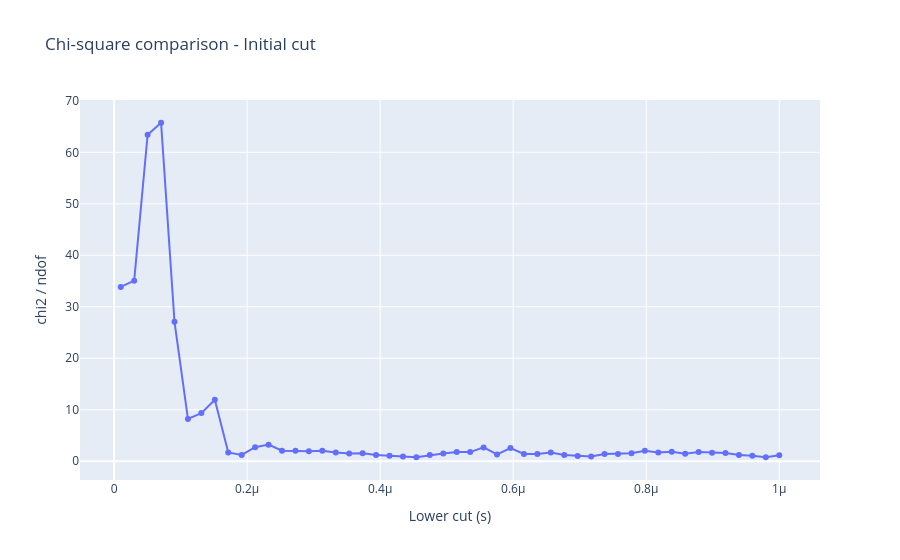
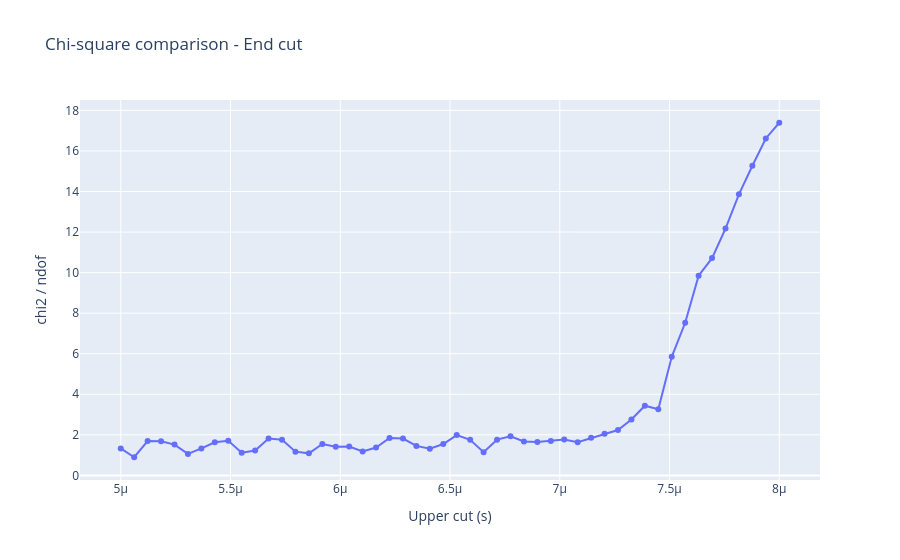
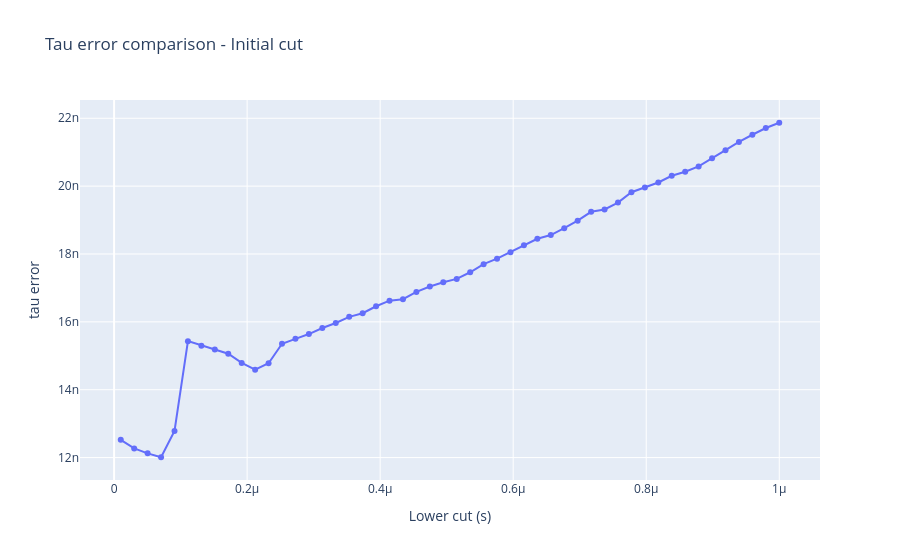

Notebook code for these charts, in order:
### Code cell
x_cuts = np.linspace(*start_cut_range, num=len(chiListIni))

fig_chi = go.Figure()
fig_chi.add_trace(go.Scatter(x=x_cuts, y=chiListIni, mode="lines+markers", name="chiListIni"))
fig_chi.update_layout(
    title="Chi-square comparison - Initial cut",
    xaxis_title="Lower cut (s)",
    yaxis_title="chi2 / ndof",
)
fig_chi.show()
x_cuts = np.linspace(*end_cut_range, num=len(chiListIni))
fig_chi_end = go.Figure()
fig_chi_end.add_trace(go.Scatter(x=x_cuts, y=chiListEnd, mode="lines+markers", name="chiListEnd"))
fig_chi_end.update_layout(
    title="Chi-square comparison - End cut",
    xaxis_title="Upper cut (s)",
    yaxis_title="chi2 / ndof",
)
fig_chi_end.show()

x_cuts = np.linspace(*start_cut_range, num=len(errListIni))

fig_tau_err = go.Figure()
fig_tau_err.add_trace(go.Scatter(x=x_cuts, y=errListIni, mode="lines+markers", name="errListIni"))
fig_tau_err.update_layout(
    title="Tau error comparison - Initial cut",
    xaxis_title="Lower cut (s)",
    yaxis_title="tau error",
)
fig_tau_err.show()

x_cuts = np.linspace(*end_cut_range, num=len(errListEnd))
fig_tau_err_end = go.Figure()
fig_tau_err_end.add_trace(go.Scatter(x=x_cuts, y=errListEnd, mode="lines+markers", name="errListEnd"))
fig_tau_err_end.update_layout(
    title="Tau error comparison - End cut",
    xaxis_title="Upper cut (s)",
    yaxis_title="tau error",
)
fig_tau_err_end.show()

### Figure 1 — Plotly figure (JSON) as saved in the notebook; plotly's stock layout.template omitted (floating-point values rounded to 4 significant figures)
{"data": [{"mode": "lines+markers", "name": "chiListIni", "type": "scatter", "x": [1e-06, 9.798e-07, 9.596e-07, 9.394e-07, 9.192e-07, 8.99e-07, 8.788e-07, 8.586e-07, 8.384e-07, 8.182e-07, 7.98e-07, 7.778e-07, 7.576e-07, 7.373e-07, 7.171e-07, 6.969e-07, 6.767e-07, 6.565e-07, 6.363e-07, 6.161e-07, 5.959e-07, 5.757e-07, 5.555e-07, 5.353e-07, 5.151e-07, 4.949e-07, 4.747e-07, 4.545e-07, 4.343e-07, 4.141e-07, 3.939e-07, 3.737e-07, 3.535e-07, 3.333e-07, 3.131e-07, 2.929e-07, 2.727e-07, 2.524e-07, 2.322e-07, 2.12e-07, 1.918e-07, 1.716e-07, 1.514e-07, 1.312e-07, 1.11e-07, 9.082e-08, 7.061e-08, 5.041e-08, 3.02e-08, 1e-08], "y": [1.142, 0.7749, 1.053, 1.224, 1.591, 1.664, 1.81, 1.472, 1.83, 1.679, 2.028, 1.552, 1.405, 1.391, 0.9379, 1.019, 1.234, 1.684, 1.42, 1.407, 2.565, 1.318, 2.683, 1.78, 1.781, 1.503, 1.204, 0.7815, 0.9, 1.05, 1.199, 1.535, 1.507, 1.692, 2.031, 1.923, 2.025, 2.036, 3.226, 2.725, 1.216, 1.716, 11.94, 9.352, 8.217, 27.08, 65.74, 63.43, 35.06, 33.85]}], "layout": {"title": {"text": "Chi-square comparison - Initial cut"}, "xaxis": {"title": {"text": "Lower cut (s)"}}, "yaxis": {"title": {"text": "chi2 / ndof"}}}}

### Figure 2 — Plotly figure (JSON) as saved in the notebook; plotly's stock layout.template omitted (floating-point values rounded to 4 significant figures)
{"data": [{"mode": "lines+markers", "name": "chiListEnd", "type": "scatter", "x": [8e-06, 7.939e-06, 7.878e-06, 7.816e-06, 7.755e-06, 7.694e-06, 7.633e-06, 7.571e-06, 7.51e-06, 7.449e-06, 7.388e-06, 7.327e-06, 7.265e-06, 7.204e-06, 7.143e-06, 7.082e-06, 7.02e-06, 6.959e-06, 6.898e-06, 6.837e-06, 6.776e-06, 6.714e-06, 6.653e-06, 6.592e-06, 6.531e-06, 6.469e-06, 6.408e-06, 6.347e-06, 6.286e-06, 6.224e-06, 6.163e-06, 6.102e-06, 6.041e-06, 5.98e-06, 5.918e-06, 5.857e-06, 5.796e-06, 5.735e-06, 5.673e-06, 5.612e-06, 5.551e-06, 5.49e-06, 5.429e-06, 5.367e-06, 5.306e-06, 5.245e-06, 5.184e-06, 5.122e-06, 5.061e-06, 5e-06], "y": [17.39, 16.62, 15.27, 13.86, 12.17, 10.71, 9.846, 7.527, 5.848, 3.264, 3.435, 2.757, 2.239, 2.051, 1.86, 1.637, 1.77, 1.7, 1.65, 1.676, 1.925, 1.762, 1.145, 1.756, 1.988, 1.544, 1.315, 1.455, 1.815, 1.845, 1.371, 1.175, 1.421, 1.413, 1.547, 1.086, 1.171, 1.753, 1.821, 1.229, 1.115, 1.705, 1.634, 1.328, 1.059, 1.52, 1.683, 1.694, 0.894, 1.329]}], "layout": {"title": {"text": "Chi-square comparison - End cut"}, "xaxis": {"title": {"text": "Upper cut (s)"}}, "yaxis": {"title": {"text": "chi2 / ndof"}}}}

### Figure 3 — Plotly figure (JSON) as saved in the notebook; plotly's stock layout.template omitted (floating-point values rounded to 4 significant figures)
{"data": [{"mode": "lines+markers", "name": "errListIni", "type": "scatter", "x": [1e-06, 9.798e-07, 9.596e-07, 9.394e-07, 9.192e-07, 8.99e-07, 8.788e-07, 8.586e-07, 8.384e-07, 8.182e-07, 7.98e-07, 7.778e-07, 7.576e-07, 7.373e-07, 7.171e-07, 6.969e-07, 6.767e-07, 6.565e-07, 6.363e-07, 6.161e-07, 5.959e-07, 5.757e-07, 5.555e-07, 5.353e-07, 5.151e-07, 4.949e-07, 4.747e-07, 4.545e-07, 4.343e-07, 4.141e-07, 3.939e-07, 3.737e-07, 3.535e-07, 3.333e-07, 3.131e-07, 2.929e-07, 2.727e-07, 2.524e-07, 2.322e-07, 2.12e-07, 1.918e-07, 1.716e-07, 1.514e-07, 1.312e-07, 1.11e-07, 9.082e-08, 7.061e-08, 5.041e-08, 3.02e-08, 1e-08], "y": [2.187e-08, 2.171e-08, 2.151e-08, 2.13e-08, 2.106e-08, 2.083e-08, 2.058e-08, 2.042e-08, 2.031e-08, 2.011e-08, 1.996e-08, 1.982e-08, 1.952e-08, 1.931e-08, 1.924e-08, 1.898e-08, 1.876e-08, 1.856e-08, 1.845e-08, 1.826e-08, 1.805e-08, 1.786e-08, 1.77e-08, 1.746e-08, 1.727e-08, 1.717e-08, 1.704e-08, 1.688e-08, 1.667e-08, 1.662e-08, 1.646e-08, 1.625e-08, 1.615e-08, 1.597e-08, 1.582e-08, 1.564e-08, 1.55e-08, 1.536e-08, 1.478e-08, 1.459e-08, 1.479e-08, 1.506e-08, 1.519e-08, 1.53e-08, 1.543e-08, 1.279e-08, 1.201e-08, 1.212e-08, 1.227e-08, 1.252e-08]}], "layout": {"title": {"text": "Tau error comparison - Initial cut"}, "xaxis": {"title": {"text": "Lower cut (s)"}}, "yaxis": {"title": {"text": "tau error"}}}}
